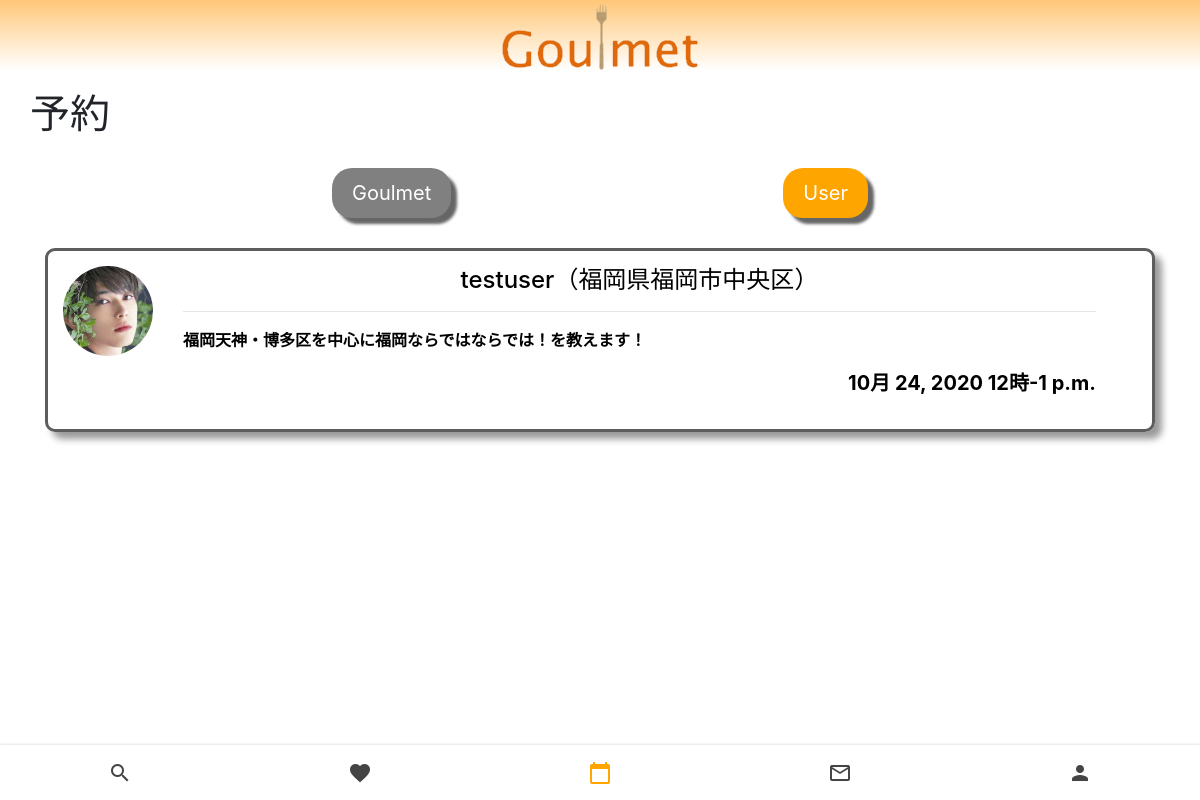
The page /reservation/reservation_confirm/ (signed in) on the database as committed earlier.
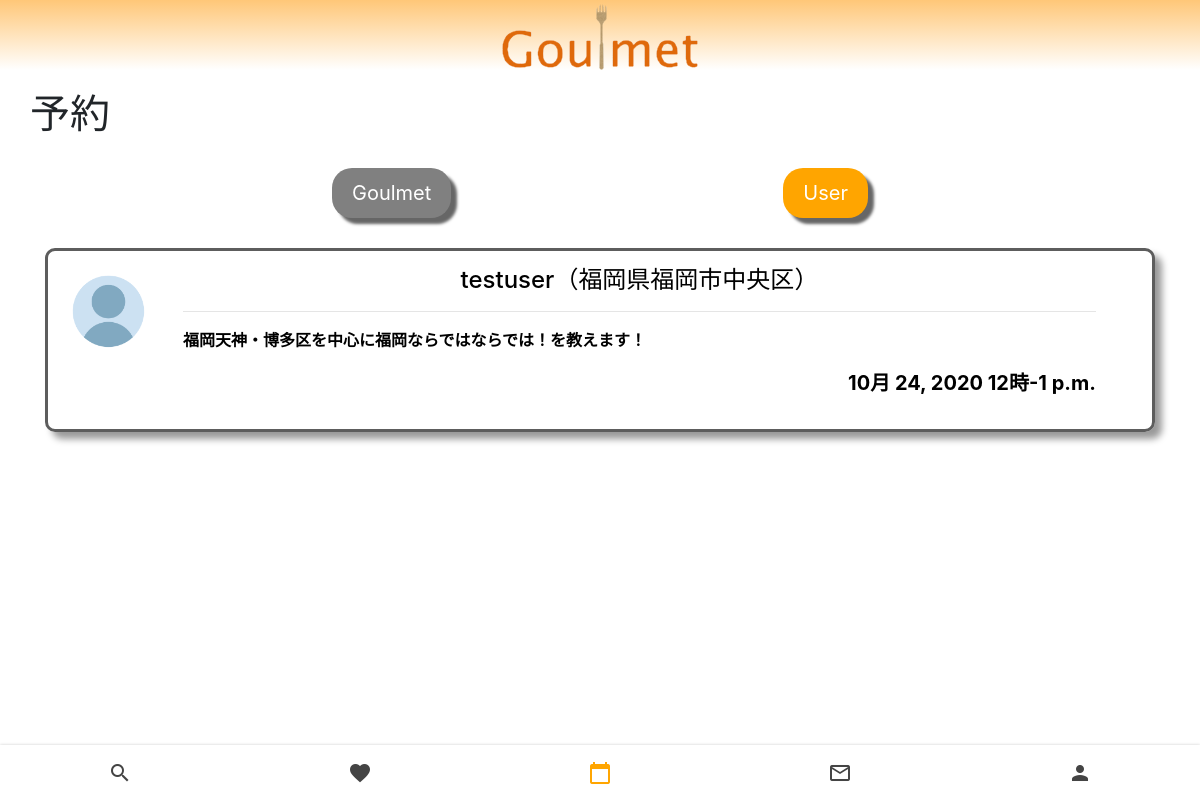
The same page on the database as committed later.
### reservation/models.py (models this page shows, shortened)
class OrderModel(models.Model):
    user_id = models.ForeignKey(CustomUser,on_delete=models.CASCADE,related_name='user_id')
    goulmet_id = models.ForeignKey(GoulmetModel,on_delete=models.CASCADE,related_name='goulmet_id')
    base_price = models.IntegerField('基本料金')
    date = models.DateField('日付')
    start_time = models.TimeField('開始時間', default=datetime.time(7, 0, 0))
    end_time = models.TimeField('終了時間', default=datetime.time(7, 0, 0))

### account/models.py (models this page shows, shortened)
class GoulmetModel(models.Model):
    user_id = models.ForeignKey(CustomUser,on_delete=models.CASCADE)
    self_introduction = models.TextField('自己紹介',max_length=140)
    area = models.CharField('地域',max_length=50)
    plan = models.TextField('プラン',max_length=50,null=True)
    base_price = models.IntegerField('基本料金')
    is_pass = models.BooleanField('審査合格フラグ',null=True)
    created_at = models.DateTimeField('作成日時',auto_now_add=True)
    like = models.ManyToManyField(CustomUser, related_name='like', blank=True)

### myuser/models.py (models this page shows)
class CustomUser(AbstractUser):
    icon = models.ImageField(upload_to = 'upload',blank=True)
    is_goulmet = models.BooleanField(default=False)
    def __str__(self):
        return self.username

### reservation/views.py (the view)
# urls.py: path('reservation_confirm/',reservation_confirm, name='reservation_confirm'),
@login_required
def reservation_confirm(request):
    user = CustomUser.objects.get(id=request.session['_auth_user_id'])
    object_list = OrderModel.objects.all().filter(user_id=user)
    return render(request, 'reservation/reservation_confirm.html', {'object_list': object_list})

### templates/reservation/reservation_confirm.html (shortened to what this page needs)
{% extends "base.html" %}
{% load static %}
{% block header %}
<h1 style="margin-top: 20px; margin-left: 30px;">予約</h1>
{% endblock %}
{% block content %}
<head>
    <link rel="stylesheet" href="https://stackpath.bootstrapcdn.com/bootstrap/4.2.1/css/bootstrap.min.css">
</head>
<div style="margin-bottom: 20px;" class="change">
    <a id="goulmet" href="{% url 'reservation:reservation_confirm_goulmet' %}">Goulmet</a>
    <a id="user" href="#">User</a>
</div>
{% if not object_list %}
    {% include 'reservation/includes/not_reservation.html' %}
{% else %}
<div class="container">
{% for object in object_list %}
<a style="text-decoration: none; color: #000000;" href="{% url 'reservation:reservation_goulmet' pk=object.pk %}">
    <div class="goulmet">
        <div class="goulmet_icon">
            {% if object.goulmet_id.user_id.icon %}
            <img id="icon" src="{{object.goulmet_id.user_id.icon.url}}" alt="">
            {% else %}
            <img id="icon" src="{% static 'img/no_icon.png' %}" alt="" id="preview">
            {% endif %}
        </div>
        <div class="goulmet_info">
            <div style="text-align: center;">
                <h4>{{object.goulmet_id.user_id}}（{{object.goulmet_id.area}}）</h4>
            </div>
            <hr>
            <p>{{object.goulmet_id.plan}}</p>
            <div style="text-align: right; font-size: 20px;">
                <p>{{object.date}} {{object.start_time}}-{{object.end_time}}</p>
            </div>
        </div>
    </div>
</a>
{% endfor %}
{% endif %}
</div>
<nav class="nav">
    <a style="text-decoration: none;" href="{% url 'search_app:search_form' %}" id="1" class="nav__link">
        <i class="material-icons nav__icon">search</i>
    </a>
    <a style="text-decoration: none;" href="{% url 'favorite:favorite_list' %}" id="2" class="nav__link">
        <i class="material-icons nav__icon">favorite</i>
    </a>
    <a style="text-decoration: none;" href="{% url 'reservation:reservation_confirm' %}" id="3" class="nav__link nav__link--active">
        <i class="material-icons nav__icon">calendar_today</i>
    </a>
    <a style="text-decoration: none;" href="{% url 'chat:chat_list' %}" id="4" class="nav__link">
        <i class="material-icons nav__icon">mail_outline</i>
    </a>
    <a style="text-decoration: none;" href="{% url 'account:user_update' %}" id="5" class="nav__link">
        <i class="material-icons nav__icon">person</i>
    </a>
</nav>
{% endblock %}

Rows that differ between the two databases and show on the page:
changed through a linked row, OrderModel "testuser": icon: picture added; goulmet_id.user_id.icon: picture removed
